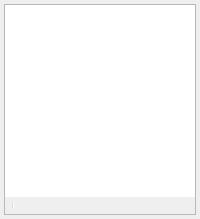
  <widget class="QDockWidget" name="sourcesDock">
   <property name="features">
    <set>QDockWidget::AllDockWidgetFeatures</set>
   </property>
   <property name="windowTitle">
    <string>Basic.Main.Sources</string>
   </property>
   <attribute name="dockWidgetArea">
    <number>8</number>
   </attribute>
   <widget class="QWidget" name="dockWidgetContents_6">
    <layout class="QVBoxLayout" name="verticalLayout_5">
     <property name="leftMargin">
      <number>4</number>
     </property>
     <property name="topMargin">
      <number>4</number>
     </property>
     <property name="rightMargin">
      <number>4</number>
     </property>
     <property name="bottomMargin">
      <number>4</number>
     </property>
     <item>
      <widget class="QFrame" name="sourcesFrame">
       <property name="sizePolicy">
        <sizepolicy hsizetype="Expanding" vsizetype="Expanding">
         <horstretch>0</horstretch>
         <verstretch>0</verstretch>
        </sizepolicy>
       </property>
       <property name="minimumSize">
        <size>
         <width>160</width>
         <height>0</height>
        </size>
       </property>
       <property name="frameShape">
        <enum>QFrame::StyledPanel</enum>
       </property>
       <property name="frameShadow">
        <enum>QFrame::Sunken</enum>
       </property>
       <layout class="QVBoxLayout" name="verticalLayout_17">
        <property name="spacing">
         <number>0</number>
        </property>
        <property name="leftMargin">
         <number>0</number>
        </property>
        <property name="topMargin">
         <number>0</number>
        </property>
        <property name="rightMargin">
         <number>0</number>
        </property>
        <property name="bottomMargin">
         <number>0</number>
        </property>
        <item>
         <widget class="SourceTree" name="sources">
          <property name="sizePolicy">
           <sizepolicy hsizetype="Preferred" vsizetype="Expanding">
            <horstretch>0</horstretch>
            <verstretch>0</verstretch>
           </sizepolicy>
          </property>
          <property name="contextMenuPolicy">
           <enum>Qt::CustomContextMenu</enum>
          </property>
          <property name="frameShape">
           <enum>QFrame::NoFrame</enum>
          </property>
          <property name="showDropIndicator" stdset="0">
           <bool>true</bool>
          </property>
          <property name="dragEnabled">
           <bool>true</bool>
          </property>
          <property name="dragDropMode">
           <enum>QAbstractItemView::InternalMove</enum>
          </property>
          <property name="defaultDropAction">
           <enum>Qt::TargetMoveAction</enum>
          </property>
          <property name="selectionMode">
           <enum>QAbstractItemView::ExtendedSelection</enum>
          </property>
          <property name="movement">
           <enum>QListView::Free</enum>
          </property>
          <addaction name="actionRemoveSource"/>
         </widget>
        </item>
        <item>
         <widget class="QToolBar" name="sourcesToolbar">
          <property name="iconSize">
           <size>
            <width>16</width>
            <height>16</height>
           </size>
          </property>
          <property name="floatable">
           <bool>false</bool>
          </property>
          <addaction name="actionAddSource"/>
          <addaction name="actionRemoveSource"/>
          <addaction name="actionSourceProperties"/>
          <addaction name="separator"/>
          <addaction name="actionSourceUp"/>
          <addaction name="actionSourceDown"/>
         </widget>
        </item>
        <item>
         <spacer name="sourcesFixedSizeHSpacer">
          <property name="orientation">
           <enum>Qt::Horizontal</enum>
          </property>
          <property name="sizeType">
           <enum>QSizePolicy::Fixed</enum>
          </property>
          <property name="sizeHint" stdset="0">
           <size>
            <width>150</width>
            <height>0</height>
           </size>
          </property>
         </spacer>
        </item>
       </layout>
      </widget>
     </item>
    </layout>
   </widget>
  </widget>
